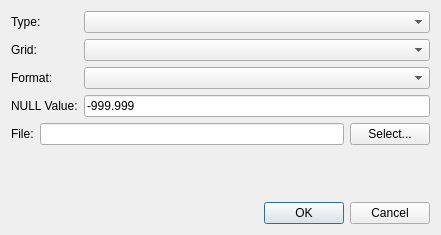
<?xml version="1.0" encoding="UTF-8"?>
<ui version="4.0">
 <class>ExportGridDialog</class>
 <widget class="QDialog" name="ExportGridDialog">
  <property name="geometry">
   <rect>
    <x>0</x>
    <y>0</y>
    <width>441</width>
    <height>235</height>
   </rect>
  </property>
  <property name="windowTitle">
   <string>Dialog</string>
  </property>
  <layout class="QVBoxLayout" name="verticalLayout">
   <item>
    <layout class="QGridLayout" name="gridLayout">
     <item row="0" column="0">
      <widget class="QLabel" name="label">
       <property name="text">
        <string>Type:</string>
       </property>
      </widget>
     </item>
     <item row="0" column="1">
      <widget class="QComboBox" name="cbType"/>
     </item>
     <item row="1" column="0">
      <widget class="QLabel" name="label_2">
       <property name="text">
        <string>Grid:</string>
       </property>
      </widget>
     </item>
     <item row="1" column="1">
      <widget class="QComboBox" name="cbName">
       <property name="minimumSize">
        <size>
         <width>200</width>
         <height>0</height>
        </size>
       </property>
      </widget>
     </item>
     <item row="2" column="0">
      <widget class="QLabel" name="label_4">
       <property name="text">
        <string>Format:</string>
       </property>
      </widget>
     </item>
     <item row="2" column="1">
      <widget class="QComboBox" name="cbFormat"/>
     </item>
     <item row="4" column="0" colspan="2">
      <layout class="QHBoxLayout" name="horizontalLayout">
       <item>
        <widget class="QLabel" name="label_3">
         <property name="text">
          <string>File:</string>
         </property>
        </widget>
       </item>
       <item>
        <widget class="QLineEdit" name="leFile">
         <property name="enabled">
          <bool>true</bool>
         </property>
         <property name="minimumSize">
          <size>
           <width>300</width>
           <height>0</height>
          </size>
         </property>
         <property name="readOnly">
          <bool>true</bool>
         </property>
        </widget>
       </item>
       <item>
        <widget class="QPushButton" name="pbSelect">
         <property name="text">
          <string>Select...</string>
         </property>
        </widget>
       </item>
      </layout>
     </item>
     <item row="3" column="0">
      <widget class="QLabel" name="label_5">
       <property name="text">
        <string>NULL Value:</string>
       </property>
      </widget>
     </item>
     <item row="3" column="1">
      <widget class="QLineEdit" name="leNULL">
       <property name="text">
        <string>-999.999</string>
       </property>
      </widget>
     </item>
    </layout>
   </item>
   <item>
    <spacer name="verticalSpacer">
     <property name="orientation">
      <enum>Qt::Vertical</enum>
     </property>
     <property name="sizeHint" stdset="0">
      <size>
       <width>20</width>
       <height>40</height>
      </size>
     </property>
    </spacer>
   </item>
   <item>
    <widget class="QDialogButtonBox" name="buttonBox">
     <property name="orientation">
      <enum>Qt::Horizontal</enum>
     </property>
     <property name="standardButtons">
      <set>QDialogButtonBox::Cancel|QDialogButtonBox::Ok</set>
     </property>
    </widget>
   </item>
  </layout>
 </widget>
 <tabstops>
  <tabstop>cbType</tabstop>
  <tabstop>cbName</tabstop>
  <tabstop>cbFormat</tabstop>
  <tabstop>leNULL</tabstop>
  <tabstop>leFile</tabstop>
  <tabstop>pbSelect</tabstop>
 </tabstops>
 <resources/>
 <connections>
  <connection>
   <sender>buttonBox</sender>
   <signal>accepted()</signal>
   <receiver>ExportGridDialog</receiver>
   <slot>accept()</slot>
   <hints>
    <hint type="sourcelabel">
     <x>248</x>
     <y>254</y>
    </hint>
    <hint type="destinationlabel">
     <x>157</x>
     <y>274</y>
    </hint>
   </hints>
  </connection>
  <connection>
   <sender>buttonBox</sender>
   <signal>rejected()</signal>
   <receiver>ExportGridDialog</receiver>
   <slot>reject()</slot>
   <hints>
    <hint type="sourcelabel">
     <x>316</x>
     <y>260</y>
    </hint>
    <hint type="destinationlabel">
     <x>286</x>
     <y>274</y>
    </hint>
   </hints>
  </connection>
 </connections>
</ui>
